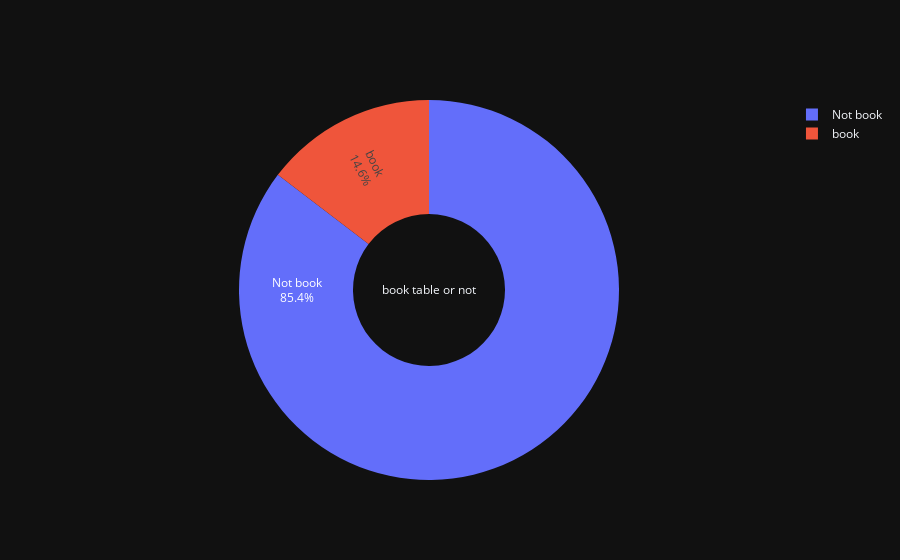

The code cell stored with this chart in its notebook:
### Code cell
trace=go.Pie(values=values_,labels=["Not book","book"],title="book table or not" ,textinfo='label+percent',insidetextorientation='radial',hole=.4)
# pie.title.position(20)

iplot.iplot([trace])

### Figure 1 — Plotly figure (JSON) as saved in the notebook; plotly's stock layout.template omitted (floating-point values rounded to 4 significant figures)
{"data": [{"hole": 0.4, "insidetextorientation": "radial", "labels": ["Not book", "book"], "textinfo": "label+percent", "title": {"text": "book table or not"}, "values": [37509, 6433], "type": "pie"}], "layout": {}}
